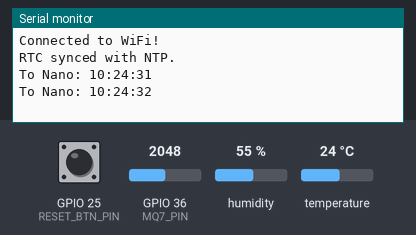
The sketch below on a simulated ESP32. Parts: the last lines printed to the serial monitor. The inputs (shaded band) are chosen by the test bench; at power-on: humidity 55 %, GPIO 36 (MQ7_PIN) = 2048, temperature 24 °C, GPIO 25 (RESET_BTN_PIN) HIGH. WiFi joins after 1.5 s; servers stay silent unless stated; the local clock reads 2024-03-15 10:24:30 at power-on unless the sketch sets it.

Above: at 2.7 s.
2.8 s: humidity set to 22 %
At 6.3 s:
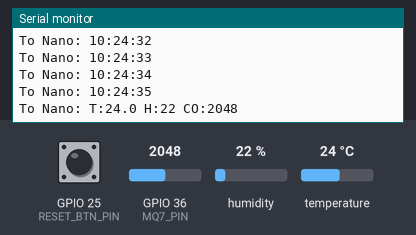
12.0 s: GPIO 36 (MQ7_PIN) set to 2866
At 13.2 s:
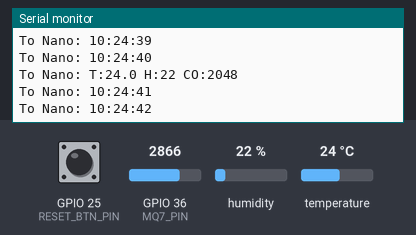
19.1 s: temperature set to 12 °C
At 20.4 s:
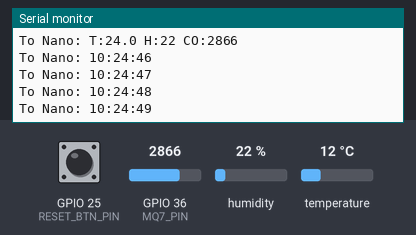
26.2 s: GPIO 36 (MQ7_PIN) set to 3603
At 27.0 s:
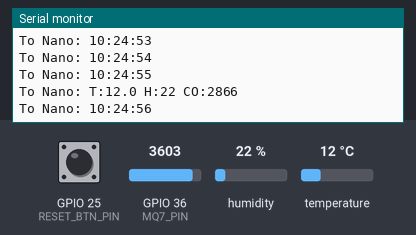
33.3 s: humidity set to 40 %
At 34.5 s:
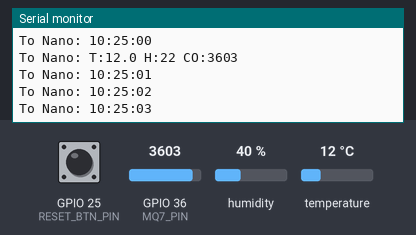
Timing chart, 0 to 36.3 s (numbered marks = the images above; inputs shaded):
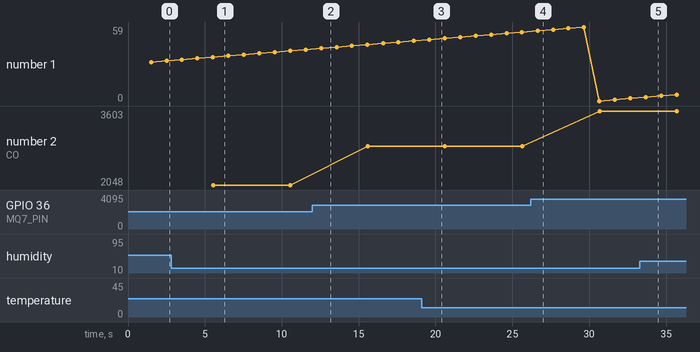

The sketch:

ESP_final.ino
```cpp
#include <WiFiManager.h>
#include <WiFi.h>
#include <Wire.h>
#include <RTClib.h>
#include <time.h>
#include <DHT.h>

#define DHTPIN 14
#define DHTTYPE DHT11
DHT dht(DHTPIN, DHTTYPE);

RTC_DS3231 rtc;

#define MQ7_PIN 36
#define RESET_BTN_PIN 25   // Your reset button connected here

const char* ntpServer = "pool.ntp.org";
const long gmtOffset_sec = 19800;  // GMT+5:30 (IST)
const int daylightOffset_sec = 0;

unsigned long lastSensorUpdate = 0;
const unsigned long sensorInterval = 5000;  // Send sensor data every 5 sec

float temperature = 0;
float humidity = 0;
int coValue = 0;

void setup() {
  Serial.begin(115200);
  Serial2.begin(9600);  // Communication with Arduino Nano
  Wire.begin();
  dht.begin();
  pinMode(RESET_BTN_PIN, INPUT_PULLUP);

  if (digitalRead(RESET_BTN_PIN) == LOW) {
    Serial.println("Reset button held → Clearing WiFi credentials...");
    WiFiManager wm;
    wm.resetSettings();
    delay(1000);
    ESP.restart();
  }

  if (!rtc.begin()) {
    Serial.println("RTC not found!");
    while (1);
  }

  WiFiManager wm;
  WiFi.mode(WIFI_STA);

  if (!wm.autoConnect("ESP-Clock", "12345678")) {
    Serial.println("Failed to connect or timeout. Restarting...");
    delay(2000);
    ESP.restart();
  }

  Serial.println("Connected to WiFi!");

  // Sync RTC with NTP
  configTime(gmtOffset_sec, daylightOffset_sec, ntpServer);
  struct tm timeinfo;
  if (getLocalTime(&timeinfo)) {
    rtc.adjust(DateTime(timeinfo.tm_year + 1900, timeinfo.tm_mon + 1,
                        timeinfo.tm_mday, timeinfo.tm_hour,
                        timeinfo.tm_min, timeinfo.tm_sec));
    Serial.println("RTC synced with NTP.");
  } else {
    Serial.println("NTP failed. Using last RTC time.");
  }
}

void loop() {
  DateTime now = rtc.now();
  char timeStr[9];
  sprintf(timeStr, "%02d:%02d:%02d", now.hour(), now.minute(), now.second());

  // Send time every second
  Serial2.println(String(timeStr));
  Serial.println("To Nano: " + String(timeStr));

  // Update and send sensor data every 5 seconds
  if (millis() - lastSensorUpdate >= sensorInterval) {
    temperature = dht.readTemperature();
    humidity = dht.readHumidity();
    coValue = analogRead(MQ7_PIN);

    if (isnan(temperature)) temperature = 0;
    if (isnan(humidity)) humidity = 0;

    String sensorMsg = "T:" + String(temperature, 1) + " H:" + String(humidity, 0) + " CO:" + String(coValue);
    Serial2.println(sensorMsg);
    Serial.println("To Nano: " + sensorMsg);

    lastSensorUpdate = millis();
  }

  delay(1000);  // Keep in sync with seconds
}
```

Measured:
- after the input at 2.8 s, the serial monitor: prints a new line after 2.7 s (image 1)
- plotted number 2: 2048 → 2866 after the input at 12.0 s, 2866 → 3603 after the input at 26.2 s
